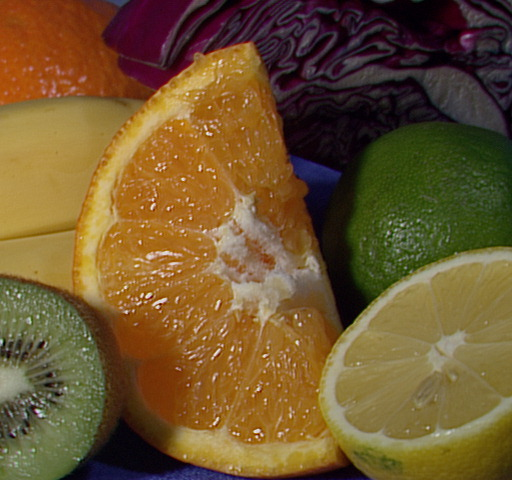
//> input picture Kmeans/fruits.jpg, 512 x 480 px
$ ./main fruits.jpg 3   (built with g++ and OpenCV 4)
//> lines starting //> are read from the running program, lines starting //| are printed output that depends on the picture
/**
 * L’algoritmo k-means consiste nei seguenti passi fondamentali:
 * 1. inizializzare i centri di ogni cluster;
 * 2. assegnare ogni pixel al cluster con il centro più vicino.
 *    Per ogni pixel pj calcolare la distanza (euclidea) dai k centri ci, ed assegnare pj al cluster con il centro ci più vicino;
 * 3. aggiornare i centri. Dunque calcolare la media dei pixel in ogni cluster.
 *
 * Ripetere i punti 2 e 3 finché il centro (media) di ogni cluster non viene più modificata (o comunque è minima).
 * 4. Assegnare ad ogni pixel del cluster i-simo il valore di c[i].
*/
#include <iostream>
#include <opencv2/opencv.hpp>
#include <cmath>
#include <ctime>

using namespace std;
using namespace cv;

/**
 * Questa funzione inizializza i centroidi dei cluster selezionando casualmente i pixel dell'immagine
 * e li salva insieme alle informazioni sui punti associati a ciascun centro del cluster.
 * Questi dati saranno utilizzati successivamente nell'algoritmo K-means per assegnare i punti ai cluster corrispondenti.
 *
 * RNG random(getTickCount());
 * Questa riga inizializza il generatore di numeri casuali utilizzando il valore corrente di tick count come seme.
 *
 * Per ogni cluster inizializziamo le coordinate del centroide in modo casuale all'interno dei limiti dell'immagine
 *
 * Calcoliamo il valore colore del pixel calcolato in modo casuale dall'immagine.
 * Il valore colore ottenuto viene utilizzato per creare un oggetto Scalar (centerK), che rappresenta il centro del cluster
 * questo centro viene aggiunnti al vettore che conterrà i centroidi di tutti i cluster
 *
 * Viene creato un vettore per memorizzare i futuri pixel associati a questo centro del cluster
 * Questo vettore viene aggiunti ad un altro vettore che conerrà i vettori di punti associati a ciascun cluster
 *
*/
void createClusterInfo(const Mat& src, int clusters_number, vector<Scalar> &clusterCentres, vector<vector<Point>> &ptInClusters){

    //Inizializzazione del generatore di numeri casuali
    RNG random(getTickCount());

    for(int k = 0; k < clusters_number; k++){
        //Pixel casuale nell'immagine per inizializzare il centro del cluster
        Point centerKPoint;
        centerKPoint.x = random.uniform(0, src.cols);
        centerKPoint.y = random.uniform(0, src.rows);

        //Calcoliamo il valore colore del centro
        Scalar centerPixel = src.at<Vec3b>(centerKPoint.y, centerKPoint.x);
        Scalar centerK(centerPixel.val[0], centerPixel.val[1], centerPixel.val[2]);
        clusterCentres.push_back(centerK);

        //Creiamo un vettore per memorizzare i futuri pixel associati al centro
        vector<Point> ptInClusterK;
        ptInClusters.push_back(ptInClusterK);

    }
}

/**
 * Calcoliamo la distanza tra due pixel in base ai loro valori di colore.
 * La differenza tra i canali dei colori viene calcolata per i canali blu, verde e rosso,
 * poi utilizziamo la distanza euclidea per ottenere la distanza finale.
 *
 * Usiamo la distanza per valutare la similarità tra i pixel.
*/
double computeColorDistance(Scalar pixel, Scalar clusterPixel){

    double diffBlue = pixel.val[0] - clusterPixel.val[0];
    double diffGreen = pixel.val[1] - clusterPixel.val[1];
    double diffRed = pixel.val[2] - clusterPixel.val[2];

    double distance = sqrt(pow(diffBlue, 2) + pow(diffGreen, 2) + pow(diffRed, 2));
    return distance;
}

/**
 * Iteriamo su tutti i pixel dell'immagine e, per ciascun pixel, troviamo il cluster più vicino
 * calcolando la distanza colore tra tale pixel e i pixel dei cluster.
 *
 * Successivamente il pixel viene associalo al cluster più vicino
*/
void findAssociatedCluster(const Mat& src, int clusters_number, vector<Scalar> clustersCenters, vector<vector<Point>> &ptInClusters){

    for(int r = 0; r < src.rows; r++){
        for(int c = 0; c < src.cols; c++){

            //inizializziamo la distanza minima
            double minDistance = INFINITY;
            //inizializziamo l'indice del cluster più vicino a 0
            int closestClusterIndex = 0;

            Scalar pixel = src.at<Vec3b>(r, c);

            for(int k = 0; k < clusters_number; k++){

                //pixel del cluster
                Scalar clusterPixel = clustersCenters[k];

                //distanza tra pixel e il k center
                double distance = computeColorDistance(pixel, clusterPixel);

                //aggiorna il cluster più vicino se la distanza è minore della distanza minima attuale
                if(distance < minDistance){
                    minDistance = distance;
                    closestClusterIndex = k;
                }
            }

            //salva il pixel nel cluster associati
            ptInClusters[closestClusterIndex].push_back(Point(c,r));
        }
    }
}

/**
 * Aggiorniamo i centri dei cluster in base alla media dei pixel associati a ciascun cluster,
 * In particolare:
 *  - Per tutti i pixel di ogni cluster vengono inizializzati i canali colore a 0
 *  - Per ciascun pixel viene preso il loro valore corrispondente nell'immagine fatta la media
 *  - Viene creato un nuovo valore per il centro del cluster utilizzando i valori medi calcolati
 *  - la distanza tra il nuovo centro e il precedente viene calcolata utilizzando computeColorDistance
 *  - dividiamo il nuovo valore per il numero totale di cluster per ottenere il nuovo vaore dei centro medio
 *  -
*/
double adjustClusterCenters(const Mat& src, int clusters_number, vector<Scalar> &clustersCentres, vector<vector<Point>> ptInClusters, double &oldCenter, double newCenter ){

    double diffChange;

    for(int k = 0; k < clusters_number; k++){
        //prendo i pixel in un cluster k
        vector<Point> ptInCluster = ptInClusters[k];
        double newBlue = 0;
        double newGreen = 0;
        double newRed = 0;

        //Calcola i valori medi per i 3 canali colore
        for(int i = 0; i < ptInCluster.size(); i++){
            //ottengo il valore del pixel nell'immagine
            Scalar pixel = src.at<Vec3b>(ptInCluster[i].y, ptInCluster[i].x);
            newBlue += pixel.val[0];
            newGreen += pixel.val[1];
            newRed += pixel.val[2];
        }
        newBlue /= ptInCluster.size();
        newGreen /= ptInCluster.size();
        newRed /= ptInCluster.size();

        //Assegna il nuovo valore di colore al centro del cluster
        Scalar newPixel(newBlue, newGreen, newRed);

        //Calcola la distanza tra i vecchi e i nuovi valori
        newCenter += computeColorDistance(newPixel, clustersCentres[k]);
        clustersCentres[k] = newPixel;
    }

    //calcola il nuovo valore del centro medio
    newCenter /= clusters_number;

    // Calcola la differenza tra il cambiamento nella precedente iterazione
    diffChange = abs(oldCenter - newCenter);
    cout<<"DiffChange is: "<< diffChange << endl;
    oldCenter = newCenter;

    return diffChange;
}

/**
 * Applichiamo i colori finali ai pixel dell'immagine di output in base ai cluster associati
*/

void applyFinalClusterToImage(Mat& dst, int clusters_number, vector<vector<Point>> ptInClusters, vector<Scalar> &clustersCenters ){

    //srand(time(NULL));

    //assegna un colore casuale a ciascun cluster
    for(int k = 0; k < clusters_number; k++){

        //Ottiene i punti associati a questo cluster
        vector<Point> ptInCluster = ptInClusters[k];

        //Per ogni pixel nel cluster cambia il colore per adattarlo al cluster
        for(int i = 0; i < ptInCluster.size(); i++){

            //Scalar pixelColor = dst.at<Vec3b>(ptInCluster[i]);
            //Assegna il colore del centro del cluster come nuovo colore del pixel
            Scalar pixelColor = clustersCenters[k];

            //Aggiorna il colore del pixel nell'immagine di output
            dst.at<Vec3b>(ptInCluster[i])[0] = pixelColor.val[0];
            dst.at<Vec3b>(ptInCluster[i])[1] = pixelColor.val[1];
            dst.at<Vec3b>(ptInCluster[i])[2] = pixelColor.val[2];
        }
    }

}


int main(int argc, char** argv){

    Mat src = imread(argv[1], IMREAD_COLOR);
//> src is the input picture: 480 rows x 512 cols, CV_8UC3; mean B, G, R 46.2, 85.6, 110.8

    if(src.empty())
        return -1;

    imshow("Original img", src);

    int clusters_number = stoi(argv[2]);
//> clusters_number = 3

    vector<Scalar> clustersCenters;
    vector< vector<Point>> ptInClusters;
    double threshold = 0.1; //per stoppare le iterazioni
    double oldCenter = INFINITY;
    double newCenter = 0;
    double diffChange = oldCenter - newCenter;

    //crea random centri dei cluster e i vecctori cluster
    createClusterInfo(src, clusters_number, clustersCenters, ptInClusters);
//> the loop in createClusterInfo, `for(int k = 0; k < clusters_number; k++)` made 3 passes
//> centerK on passes 1 to 3: Scalar(15, 51, 29), Scalar(70, 145, 177), Scalar(29, 9, 22)
//> clustersCenters = 3 Scalars: [15, 51, 29, 0], [70, 145, 177, 0], [29, 9, 22, 0]; ptInClusters = 3 empty contours

    //itera finché i centri dei cluster sono distanti pari alla soglia
    while( diffChange > threshold ){

        //resetta i cambiamenti
        newCenter = 0;

        //pulisci i pixel associati ad ogni cluster
        for(int k = 0; k < clusters_number; k++){
            ptInClusters[k].clear();
        }

        //cerca i pixel più vicini ai centri dei cluster
        findAssociatedCluster(src, clusters_number, clustersCenters, ptInClusters);

        //ricalcola i centri dei cluster
        diffChange = adjustClusterCenters(src, clusters_number, clustersCenters, ptInClusters, oldCenter, newCenter);

    }
//> this loop made 6 passes
//> (newCenter in adjustClusterCenters, diffChange in adjustClusterCenters, oldCenter in adjustClusterCenters, diffChange, oldCenter) on passes 1 to 6: (31.63, inf, 31.63, inf, 31.63), (4.92, 26.71, 4.92, 26.71, 4.92), (3.21, 1.71, 3.21, 1.71, 3.21), (2.49, 0.726, 2.49, 0.726, 2.49), (2.24, 0.246, 2.24, 0.246, 2.24), (2.29, 0.0499, 2.29, 0.0499, 2.29)
//| DiffChange is: inf
//| DiffChange is: 26.7076
//| DiffChange is: 1.71259
//| DiffChange is: 0.726296
//| DiffChange is: 0.246317
//| DiffChange is: 0.049882

    Mat imgOutputKNN = src.clone();
    applyFinalClusterToImage(imgOutputKNN, clusters_number, ptInClusters, clustersCenters);
//> the loop in applyFinalClusterToImage, `for(int k = 0; k < clusters_number; k++)` made 3 passes
//> after the loop in applyFinalClusterToImage, `for(int k = 0; k < clusters_number; k++)`:
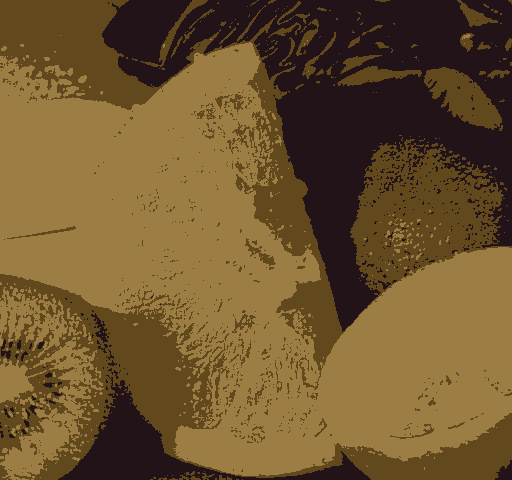
//> dst: 480 rows x 512 cols, CV_8UC3; mean B, G, R 45.8, 84.8, 110.3
    imshow("Segmentation", imgOutputKNN);

    waitKey(0);

}
